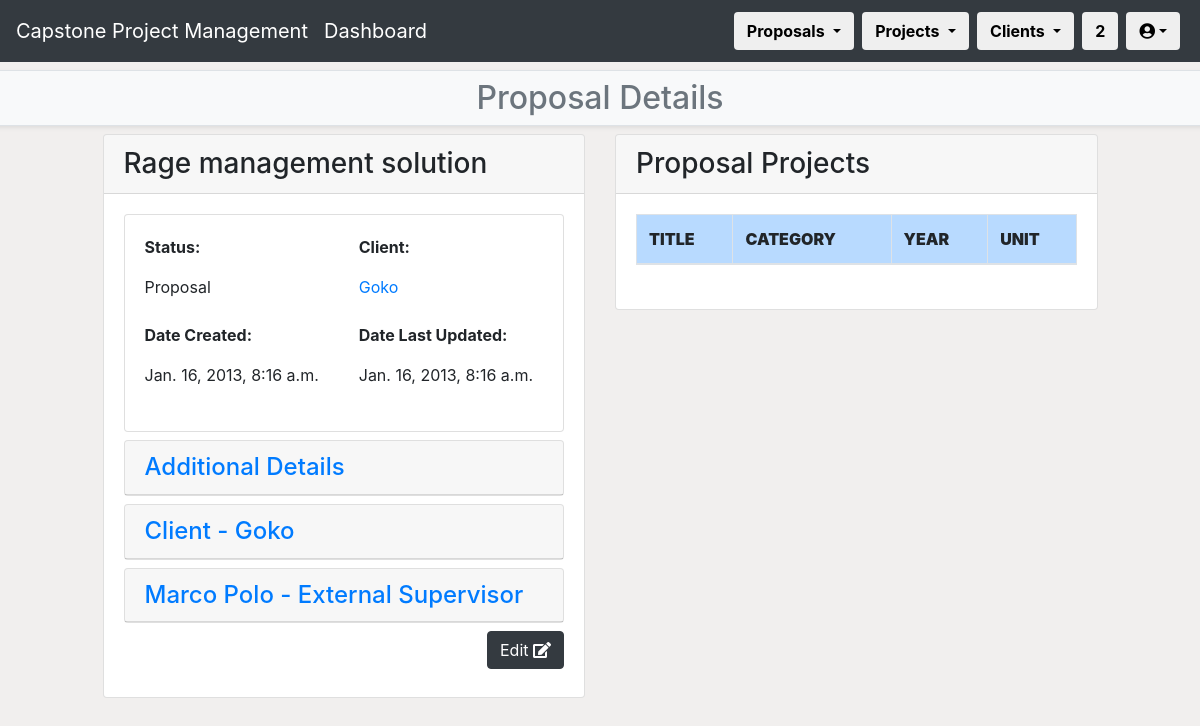
The page /CPPMS/proposal/proposal_list/proposal_detail/2 (signed in) on the database as committed earlier.
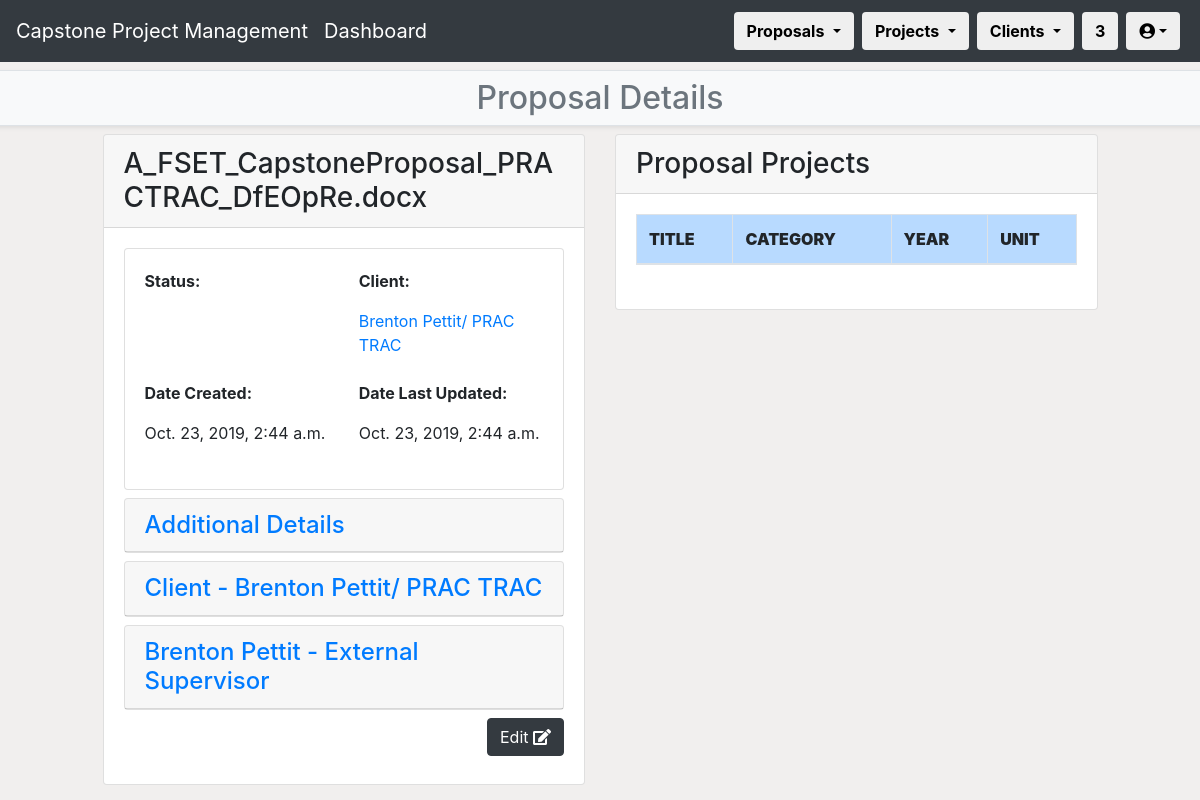
The same page on the database as committed later.
### CPPMS/models.py (models this page shows, shortened)
class Proposal(models.Model):
    title = models.CharField(max_length=128, default="")
    created_at = models.DateTimeField(auto_now_add=True)
    updated_at = models.DateTimeField(auto_now=True)
    desc = models.TextField(default="")
    status = models.CharField(max_length=255, default="")
    spec = models.TextField(default="")
    skills = models.TextField(default="")
    env = models.TextField(default="")
    res = models.TextField(default="")
    client = models.ForeignKey(
        Client,
        on_delete=models.CASCADE,
        blank=True,
        null=True
    )
    external_supervisor = models.ForeignKey(
        External_Supervisor,
        models.SET_NULL,
        blank=True,
        null=True
    )
    proposal_incoming = models.ForeignKey(
        Incoming_Proposal,
        models.SET_NULL,
        blank=True,
        null=True
    )
    pass

class Client(models.Model):
    name = models.CharField(max_length=128, default="", unique=True)
    created_at = models.DateTimeField(auto_now_add=True)
    updated_at = models.DateTimeField(auto_now=True)
    address = models.CharField(max_length=255, default="")
    website = models.CharField(max_length=255, default="")
    desc = models.TextField(default="")
    pass

class External_Supervisor(models.Model):
    name = models.CharField(max_length=128, default="")
    created_at = models.DateTimeField(auto_now_add=True)
    updated_at = models.DateTimeField(auto_now=True)
    email = models.CharField(max_length=255, default="", unique=True)
    phone = models.CharField(max_length=10, default="00000000")
    title = models.CharField(max_length=255, default="N/A")
    department = models.ForeignKey(
        Department,
        models.SET_NULL,
        blank=True,
        null=True
    )
    pass

### CPPMS/views.py (the view)
@login_required(login_url="/CPPMS/login/")
def proposal_detail(request, pk=None):
    username = request.user.first_name + " " + request.user.last_name
    proposal_detail = get_object_or_404(Proposal, pk=pk)
    projects = Project.objects.all()
    count()
    filter_value = proposal_detail.pk
    project_list = Project.objects.all()
    if filter_value:
        project_filter = projects.filter(proposal_id=filter_value)
    else:
        project_filter = project_list.all()
    return render(
        request,
        "proposal_detail.html",
        {
            "count": count,
            "proposal_detail": proposal_detail,
            "username": username,
            "project_filter": project_filter
        }
    )

### CPPMS/views.py (called while the page is built)
def count():
    count = []
    count_web = Incoming_Proposal.proposals.all().count()
    count_word = Upload_Proposal.objects.all().count()
    count_all = count_web + count_word
    count_all_proposal = Proposal.objects.all().count()
    count_all_client = Client.objects.all().count()
    count = [count_web, count_word, count_all,count_all_proposal,count_all_client]
    return count

### CPPMS/templates/proposal_detail.html (shortened to what the changed rows need)
{% extends "proposal.html" %}
{% block sub-page_content %}
{% if not messages %}
<h2>Proposal Details</h2>
{% else %}
<h2>Proposal Details</h2>
{% for message in messages %}<li>{{ message }}</li>{% endfor %}
{% endif %}
{% endblock %}
{% block page_detail_content %}
<div class="row">
    <div class="col-md-5">
        <div class="card">
            <h3 class="card-header">{{ proposal_detail.title }}</h3>
            <div class="card-body">
                <div class="row mb-2">
                    <div class="col">
                        <div class="card">
                            <div class="card-body">
                                <div class="row mb-2">
                                    <div class="col">
                                        <p><strong>Status:</strong></p>
                                        <p>{{ proposal_detail.status }}</p>
                                    </div>
                                    <div class="col">
                                        <p><a href="client_detail/{{ proposal_detail.client.pk }}">{{ proposal_detail.client.name }}</a></p>
                                    </div>
                                </div>
                                <div class="row mb-2">
                                    <div class="col">
                                        <p><strong>Date Created:</strong></p>
                                        <p>{{ proposal_detail.created_at }}</p>
                                    </div>
                                    <div class="col">
                                        <p><strong>Date Last Updated:</strong></p>
                                        <p>{{ proposal_detail.updated_at }}</p>
                                    </div>
                                </div>
                            </div>
                        </div>
                    </div>
                </div>
                <div class="row mb-2">
                </div>
                <div class="row mb-2">
                    <div class="col">
                        <div class="card">
                            <h4 class="card-header"><a data-toggle="collapse" href="#collapse1">Client - {{ proposal_detail.client.name }}</a></h4>
                        </div>
                    </div>
                </div>
                <div class="row mb-2">
                    <div class="col">
                        <div class="card">
                            <h4 class="card-header"><a data-toggle="collapse" href="#collapse5">{{ proposal_detail.external_supervisor.name }} - External Supervisor</a></h4>
                        </div>
                    </div>
                </div>
                <div class="row mb-2">
                </div>
            </div>
        </div>
    </div>
    <div class="col-md-5">
        <div class="card">
            <div class="card-body">
                <div class="row mb-2">
                    <div class="col">
                        <div class="table-responsive">
                            <table class="table table-bordered table-hover">
                                <thead>
                                    <tr class="table-primary">
                                        <th scope="col"><strong>TITLE</strong></th>
                                        <th scope="col"><strong>CATEGORY</strong></th>
                                        <th scope="col"><strong>YEAR</strong></th>
                                        <th scope="col"><strong>UNIT</strong></th>
                                    </tr>
                                </thead>
                            </table>
                        </div>
                    </div>
                </div>
            </div>
        </div>
    </div>
</div>
{% endblock %}

Rows that differ between the two databases and show on the page:
changed Proposal: title "Rage management solution" → "A_FSET_CapstoneProposal_PRACTRAC_DfEOpRe.docx"; client.name "Goko" → "Brenton Pettit/ PRAC TRAC"; created_at "Jan. 16, 2013, 8:16 a.m." → "Oct. 23, 2019, 2:44 a.m."; updated_at "Jan. 16, 2013, 8:16 a.m." → "Oct. 23, 2019, 2:44 a.m."; external_supervisor.name "Marco Polo" → "Brenton Pettit"; status "Proposal" → (not shown)
Other text that changed with them:
{{ count.2 }}: "2" → "3"
